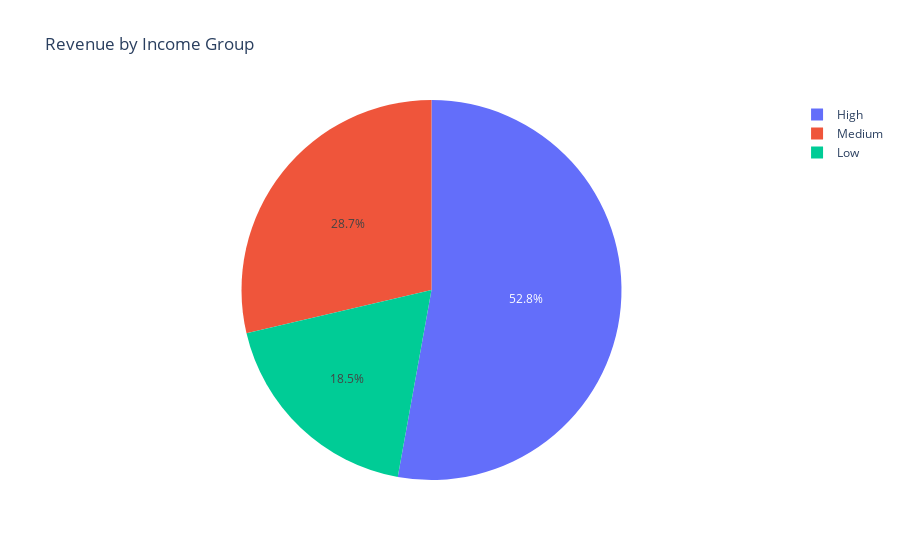

This figure's notebook cell:
### Markdown cell above
### Revenue by Income

### Code cell
rev_income = merged_df.groupby('Income_Group')['Revenue'].sum().reset_index()

fig = px.pie(rev_income, values='Revenue', names='Income_Group', title='Revenue by Income Group')

# Show the plot
fig.show()

### Figure 1 — Plotly figure (JSON) as saved in the notebook; plotly's stock layout.template omitted (floating-point values rounded to 4 significant figures)
{"data": [{"domain": {"x": [0, 1], "y": [0, 1]}, "hovertemplate": "Income_Group=%{label}<br>Revenue=%{value}<extra></extra>", "labels": ["High", "Low", "Medium"], "legendgroup": "", "name": "", "showlegend": true, "type": "pie", "values": [29230000.0, 10230000.0, 15850000.0]}], "layout": {"autosize": true, "legend": {"tracegroupgap": 0}, "title": {"text": "Revenue by Income Group"}}}
